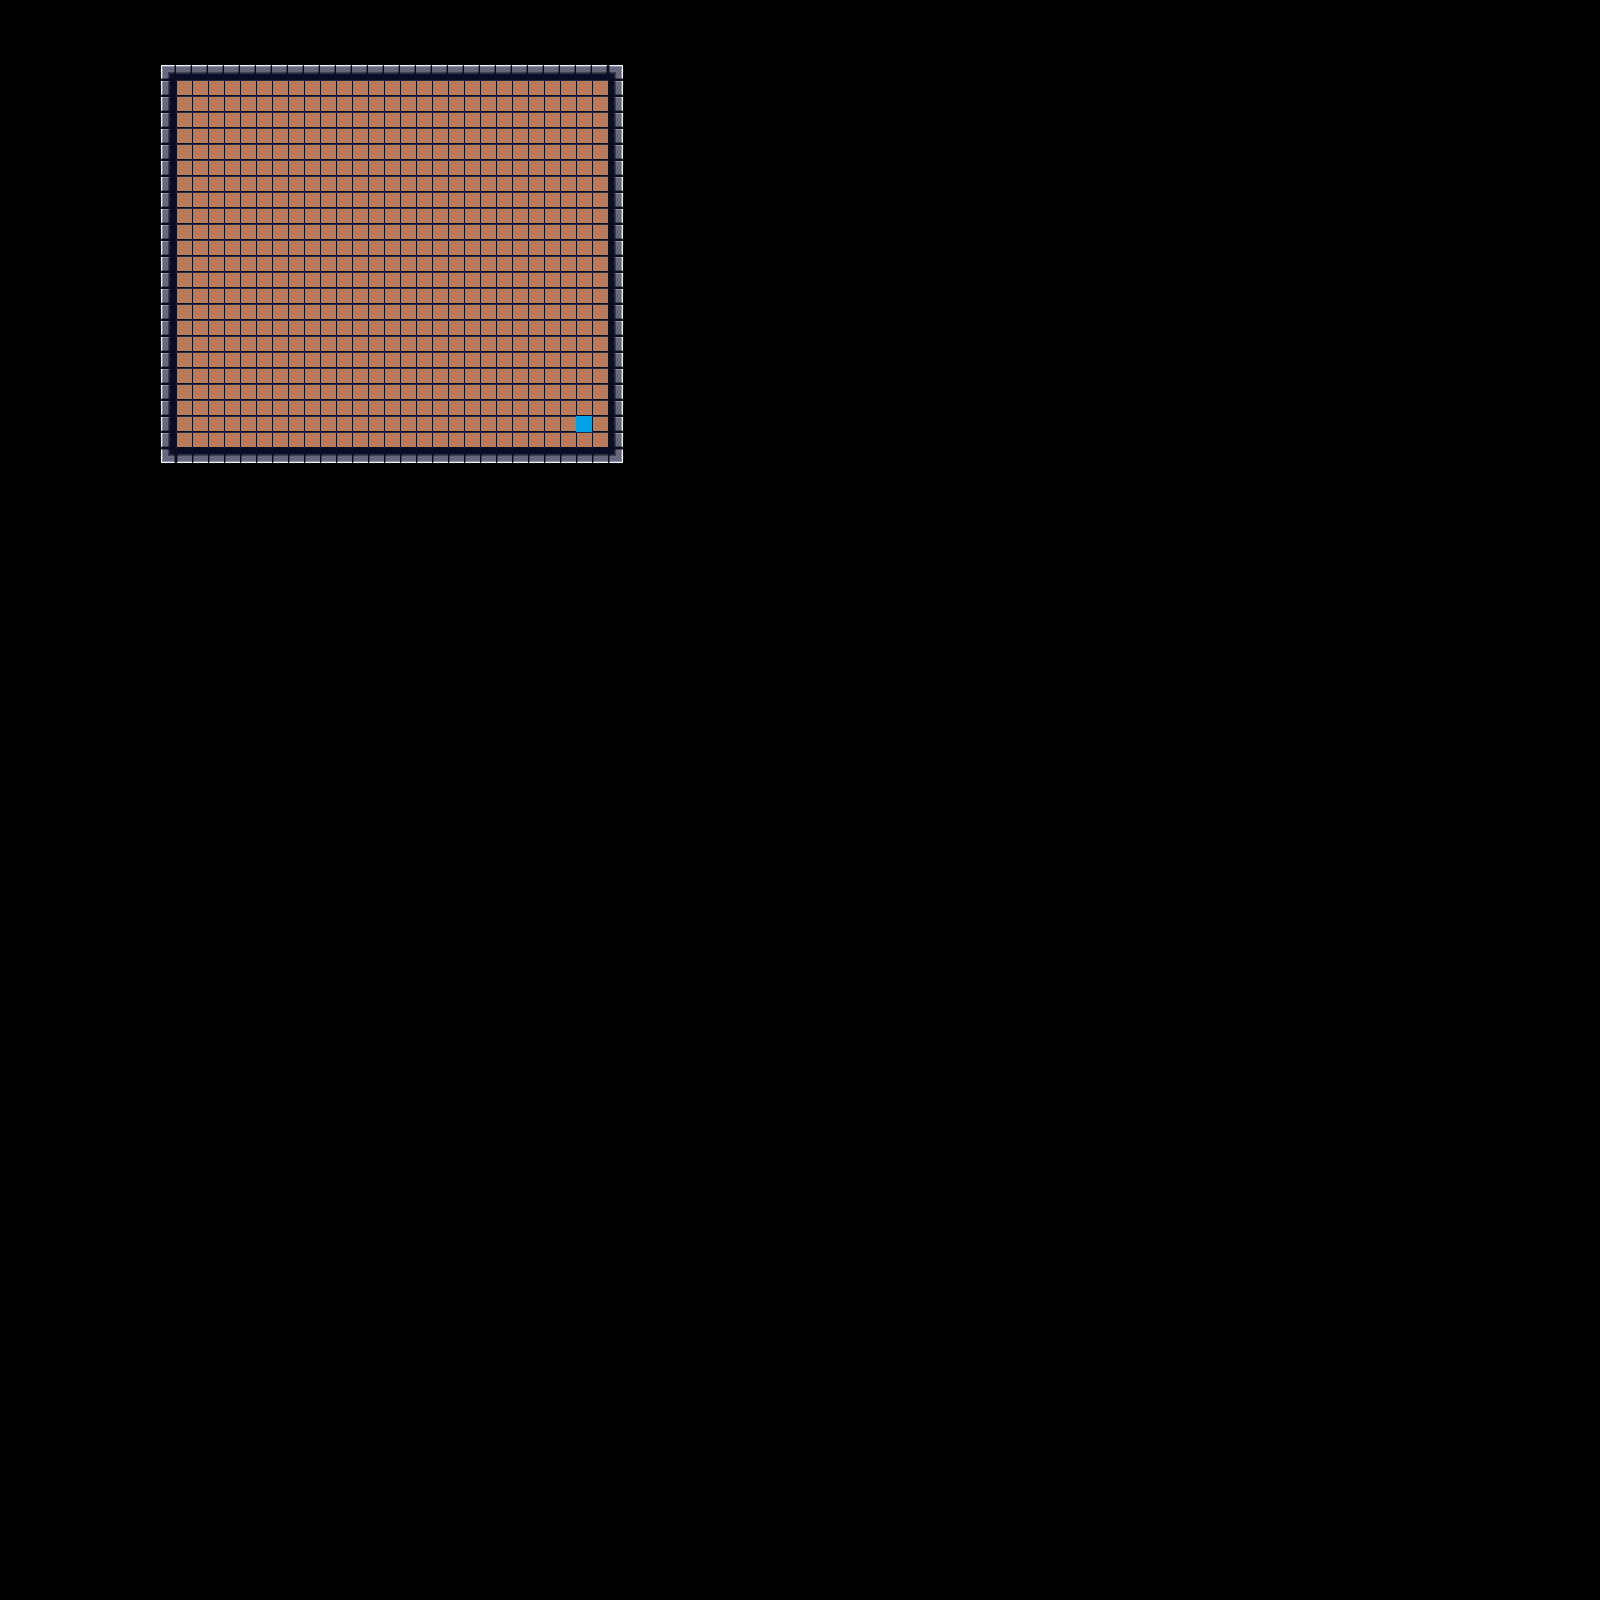

A 2D game scene composited from a Tiled map and its tileset images. What follows is a short description and the map's XML, with each tile layer's data collapsed to a summary:
An orthogonal 100x100 tile map with 16x16 px tiles, 6 tile layers (oldkeys, collision, tiles, key, ...), 5 tilesets.

<map version="1.0" orientation="orthogonal" width="100" height="100" tilewidth="16" tileheight="16">
 <tileset firstgid="1" name="tiles" tilewidth="16" tileheight="16">
  <image source="tiles.png" width="262" height="64" />
 </tileset>
 <tileset firstgid="65" name="collision" tilewidth="16" tileheight="16">
  <image source="collision.png" width="80" height="32" />
  <tile id="0">
   <properties>
    <property name="collide" value="true" />
   </properties>
  </tile>
 </tileset>
 <tileset firstgid="75" name="key" tilewidth="16" tileheight="16">
  <image source="key.png" trans="ff00ff" width="16" height="16" />
  <tile id="0">
   <properties>
    <property name="keyed" value="true" />
   </properties>
  </tile>
 </tileset>
 <tileset firstgid="76" name="door" tilewidth="16" tileheight="16">
  <image source="doors.png" trans="ff00ff" width="64" height="16" />
  <tile id="0">
   <properties>
    <property name="doored" value="true" />
   </properties>
  </tile>
  <tile id="1">
   <properties>
    <property name="doored" value="true" />
   </properties>
  </tile>
  <tile id="2">
   <properties>
    <property name="doored" value="true" />
   </properties>
  </tile>
  <tile id="3">
   <properties>
    <property name="doored" value="true" />
   </properties>
  </tile>
 </tileset>
 <tileset firstgid="80" name="end" tilewidth="16" tileheight="16">
  <image source="flashy.png" trans="ff00ff" width="48" height="16" />
  <tile id="1">
   <properties>
    <property name="ended" value="true" />
   </properties>
  </tile>
 </tileset>
 <layer name="oldkeys" width="100" height="100">
  <data>[10000 cells, 0 non-empty, 0 distinct tile ids]</data>
 </layer>
 <layer name="collision" width="100" height="100">
  <properties>
   <property name="collide" value="true" />
  </properties>
  <data>[10000 cells, 104 non-empty, 1 distinct tile ids]</data>
 </layer>
 <layer name="tiles" width="100" height="100">
  <data>[10000 cells, 725 non-empty, 9 distinct tile ids]</data>
 </layer>
 <layer name="key" width="100" height="100">
  <data>[10000 cells, 0 non-empty, 0 distinct tile ids]</data>
 </layer>
 <layer name="door" width="100" height="100">
  <data>[10000 cells, 0 non-empty, 0 distinct tile ids]</data>
 </layer>
 <layer name="end" width="100" height="100">
  <data>[10000 cells, 1 non-empty, 1 distinct tile ids]</data>
 </layer>
</map>
